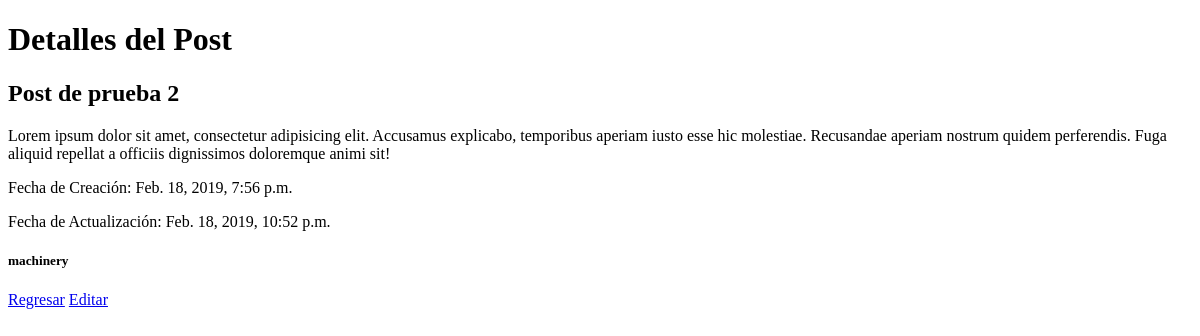
Before: /posts/2/ with the older database file.
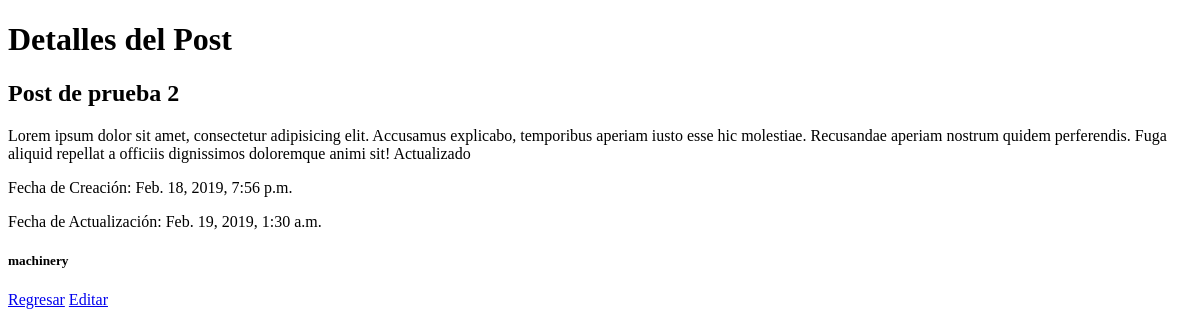
After: the same page with the newer database file.
### posts/models.py (models this page shows, shortened)
class Post(models.Model):
    title       = models.CharField("Titulo",max_length=120)
    content     = models.TextField("Contenido")
    updated     = models.DateTimeField("Fecha de Actualizacion",auto_now=True, auto_now_add=False)
    timestamp   = models.DateTimeField("Fecha de creacion",auto_now=False, auto_now_add=True)
    author      = models.CharField("Autor",max_length=120)

### posts/views.py (the view)
# urls.py: path('<int:id>/', posts_detail, name="detail"),
def posts_detail(request, id):
	template_name = 'post_detail.html'
	instance = get_object_or_404(Post, id = id)
	context = {
		"title": "Detalles del Post",
		"instance": instance,
	}
	return render(request, template_name, context)

### templates/post_detail.html (shortened to what this page needs)
<!DOCTYPE html>
<html>
<head>
</head>
<body>
	<h1> {{ title }} </h1>
	<h2> {{ instance.title }} </h2>
	<p> {{ instance.content }} </p>
	<p>Fecha de Creación: {{ instance.timestamp }} </p>
	<p>Fecha de Actualización: {{ instance.updated }} </p>
	<h5> {{ instance.author }} </h5>
	<a href="{% url 'posts:list' %}">Regresar</a>
	<a href="{% url 'posts:update' id=instance.id %}">Editar</a>
</body>
</html>

Changed rows visible on the page:
changed Post "Post de prueba 2": content "…dignissimos doloremque animi sit!" → "…dignissimos doloremque animi sit! Actualizado"; updated "Feb. 18, 2019, 10:52 p.m." → "Feb. 19, 2019, 1:30 a.m."
